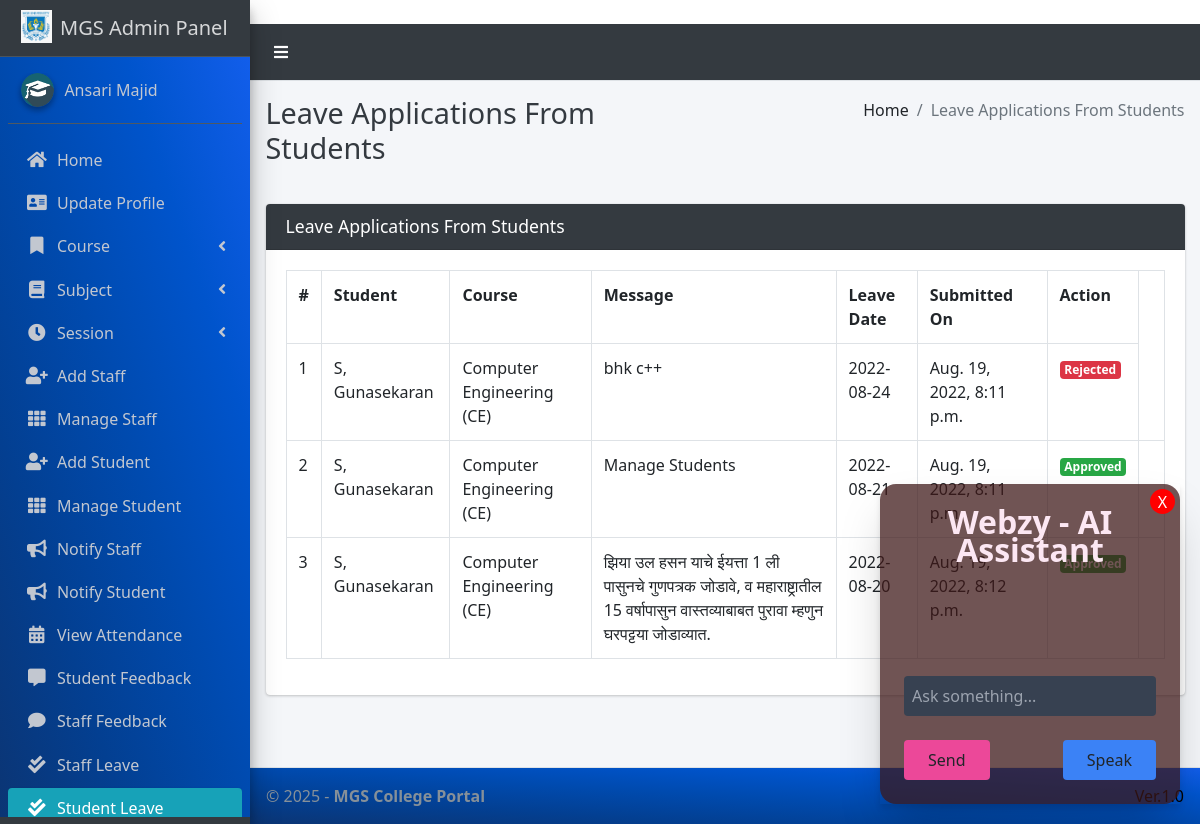
The page /student/view/leave/ (signed in) on the database its author committed.
### main_app/models.py (models this page shows)
class LeaveReportStudent(models.Model):
    student = models.ForeignKey(Student, on_delete=models.CASCADE)
    date = models.CharField(max_length=60)
    message = models.TextField()
    status = models.SmallIntegerField(default=0)
    created_at = models.DateTimeField(auto_now_add=True)
    updated_at = models.DateTimeField(auto_now=True)

class Student(models.Model):
    admin = models.OneToOneField(CustomUser, on_delete=models.CASCADE)
    course = models.ForeignKey(Course, on_delete=models.DO_NOTHING, null=True, blank=False)
    session = models.ForeignKey(Session, on_delete=models.DO_NOTHING, null=True)
    def __str__(self):
        return self.admin.last_name + ", " + self.admin.first_name

class CustomUser(AbstractUser):
    USER_TYPE = ((1, "HOD"), (2, "Staff"), (3, "Student"))
    GENDER = [("M", "Male"), ("F", "Female")]
    username = None  # Removed username, using email instead
    email = models.EmailField(unique=True)
    user_type = models.CharField(default=1, choices=USER_TYPE, max_length=1)
    gender = models.CharField(max_length=1, choices=GENDER)
    profile_pic = models.ImageField()
    address = models.TextField()
    fcm_token = models.TextField(default="")  # For firebase notifications
    created_at = models.DateTimeField(auto_now_add=True)
    updated_at = models.DateTimeField(auto_now=True)
    USERNAME_FIELD = "email"
    REQUIRED_FIELDS = []
    objects = CustomUserManager()
    def __str__(self):
        return  self.first_name + " " + self.last_name

class Course(models.Model):
    name = models.CharField(max_length=120)
    created_at = models.DateTimeField(auto_now_add=True)
    updated_at = models.DateTimeField(auto_now=True)
    def __str__(self):
        return self.name

### main_app/hod_views.py (the view, shortened to what this page needs)
# urls.py: path("student/view/leave/", hod_views.view_student_leave,
@csrf_exempt
def view_student_leave(request):
    if request.method != 'POST':
        allLeave = LeaveReportStudent.objects.all()
        context = {
            'allLeave': allLeave,
            'page_title': 'Leave Applications From Students'
        }
        return render(request, "hod_template/student_leave_view.html", context)

### main_app/templates/hod_template/student_leave_view.html (shortened to what this page needs)
{% extends 'main_app/base.html' %}
{% load static %}
{% block page_title %}{{page_title}}{% endblock page_title %}
{% block content %}
<section class="content">
    <div class="container-fluid">
        <div class="row">
            <div class="col-md-12">
                <div class="card card-dark">
                    <div class="card-header">
                        <h3 class="card-title">{{page_title}}</h3>
                    </div>
                    <div class="table card-body">
                        <table class="table table-bordered table-hover">
                            <tr>
                                <th>#</th>
                                <th>Student</th>
                                <th>Course</th>
                                <th>Message</th>
                                <th>Leave Date</th>
                                <th>Submitted On</th>
                                <th>Action</th>
                            </tr>
                            {% for leave in  allLeave %}
                              <tr>
                                  <td>{{forloop.counter}}</td>
                                  <td>{{leave.student}}</td>
                                  <td>{{leave.student.course}}</td>
                                  <td>{{leave.message}}</td>
                                  <td>{{leave.date}}</td>
                                  <td>{{leave.created_at}}</td>
                                      {% if leave.status == 0 %}
                                           <td> <button data-toggle = "modal" data-target = "#reply_modal" value="{{leave.id}}" class="btn btn-success reply_open_modal">Reply</button>
{% elif leave.status == -1 %}
<td><span  class='badge badge-danger'>Rejected</span></td>
{% else %}
<td><span  class='badge badge-success'>Approved</span></td>
                                            <td>{{feedback.updated_at}}</td>
                                      {% endif %}
                              </tr>
                            {% endfor %}
                        </table>
                    </div>
                    </div>
            </div>
        </div>
    </div>
</section>
{% endblock content %}

### main_app/templates/main_app/sidebar_template.html (shortened to what this page needs)
{% load static %}
<aside class="main-sidebar sidebar-dark-info elevation-4">
    {% if request.user.user_type == '1' %}
    <a href="{% url 'admin_home' %}" class="brand-link">
        <img src="{% static 'dist/img/logo.jpg' %} " alt="MGS LOGO"
            class="brand-image " >
        <span class="brand-text font-weight-light" >MGS Admin Panel</span>
    </a>
    <div class="sidebar" style="background-image: linear-gradient(to right top, #0b3574, #033f91, #004aae, #0054cc, #125eeb);">
        <div class="user-panel mt-3 pb-3 mb-3 d-flex">
            <div class="image">
                <img src="{% static 'dist/img/cmsl.png' %}" class="img-circle elevation-2" alt="User Image">
            </div>
            <div class="info">
                <a href="#" class="d-block">{{user}}</a>
            </div>
        </div>
        <nav class="mt-2">
            <ul class="nav nav-pills nav-sidebar flex-column" data-widget="treeview" role="menu" data-accordion="false">
                <li class="nav-item">
                    {% url 'admin_home' as admin_home %}
                    <a href="{{admin_home}}" class="nav-link {% if admin_home == request.path %} active {% endif %}">
                        <i class="nav-icon fas fa-home"></i>
                        <p>
                            Home
                        </p>
                    </a>
                </li>
                <li class="nav-item">
                    {% url 'admin_view_profile' as admin_view_profile %}
                    <a href="{{admin_view_profile}}"
                        class="nav-link {% if admin_view_profile == request.path %} active {% endif %}">
                        <i class="nav-icon fas fa-address-card"></i>
                        <p>
                            Update Profile
                        </p>
                    </a>
                </li>
                <li class="nav-item has-treeview">
                    <a href="#" class="nav-link" >
                        <i class="nav-icon fas fa-bookmark"></i>
                        <p>
                            Course
                            <i class="fas fa-angle-left right"></i>
                        </p>
                    </a>
                </li>
                <li class="nav-item has-treeview">
                    <a href="#" class="nav-link">
                        <i class="nav-icon fas fa-book"></i>
                        <p>
                            Subject
                            <i class="fas fa-angle-left right"></i>
                        </p>
                    </a>
                </li>
                <li class="nav-item has-treeview">
                    <a href="#" class="nav-link">
                        <i  class="nav-icon fas fa-clock"></i>
                        <p>
                            Session
                            <i class="fas fa-angle-left right"></i>
                        </p>
                    </a>
                </li>
                <li class="nav-item">
                    {% url 'add_staff' as add_staff %}
                    <a href="{{add_staff}}" class="nav-link {% if add_staff == request.path %} active {% endif %}">
                        <i class="nav-icon fas fa-user-plus"></i>
                        <p>
                            Add Staff
                        </p>
                    </a>
                </li>
                <li class="nav-item">
                    {% url 'manage_staff' as manage_staff %}
                    {% url 'edit_staff' staff_id as edit_staff %}
                    <a href="{{manage_staff}}"
                        class="nav-link {% if manage_staff == request.path or request.path == edit_staff %} active {% endif %}">
                        <i class="nav-icon fas fa-th"></i>
                        <p>
                            Manage Staff
                        </p>
                    </a>
                </li>
                <li class="nav-item">
                    {% url 'add_student' as add_student%}
                    <a href="{{add_student}}" class="nav-link  {% if add_student == request.path %} active {% endif %}">
                        <i class="nav-icon fas fa-user-plus"></i>
                        <p>
                            Add Student
                        </p>
                    </a>
                </li>
                <li class="nav-item">
                    {% url 'manage_student' as manage_student %}
                    {% url 'edit_student' student_id as edit_student %}
                    <a href="{{manage_student}}"
                        class="nav-link  {% if edit_student == request.path or manage_student == request.path %} active {% endif %}">
                        <i class="nav-icon fas fa-th"></i>
                        <p>
                            Manage Student
                        </p>
                    </a>
                </li>
                <li class="nav-item">
                    {% url 'admin_notify_staff' as admin_notify_staff %}
                    <a href="{{admin_notify_staff}}"
                        class="nav-link {% if admin_notify_staff == request.path %} active {% endif %}">
                        <i class="nav-icon fas fa-bullhorn"></i>
                        <p>
                            Notify Staff
                        </p>
                    </a>
                </li>
                <li class="nav-item">
                    {% url 'admin_notify_student' as admin_notify_student %}
                    <a href="{{admin_notify_student}}"
                        class="nav-link {% if admin_notify_student == request.path %} active {% endif %}">
                        <i class="nav-icon fas fa-bullhorn"></i>
                        <p>
                            Notify Student
                        </p>
                    </a>
                </li>
                <li class="nav-item">
                    {% url 'admin_view_attendance' as admin_view_attendance %}
                <li class="nav-item">
                    <a href="{{admin_view_attendance}}"
                        class="nav-link  {% if admin_view_attendance == request.path %} active {% endif %}">
                        <i class="nav-icon fas fa-calendar-alt"></i>
                        <p>
                            View Attendance
                        </p>
                    </a>
                </li>
                <li class="nav-item">
                    {% url 'student_feedback_message' as student_feedback_message %}
                    <a href="{{ student_feedback_message }}"
                        class="nav-link  {% if student_feedback_message == request.path %} active {% endif %}">
                        <i class="nav-icon fas fa-comment-alt"></i>
                        <p>
                            Student Feedback
                        </p>
                    </a>
                </li>
                <li class="nav-item">
                    {% url 'staff_feedback_message' as staff_feedback_message %}
                    <a href="{{staff_feedback_message}}"
                        class="nav-link   {% if staff_feedback_message == request.path %} active {% endif %}">
                        <i  class="nav-icon fas fa-comment"></i>
                        <p>
                            Staff Feedback
                        </p>
                    </a>
                </li>
                <li class="nav-item">
                    {% url 'view_staff_leave' as view_staff_leave %}
                    <a href="{{view_staff_leave}}"
                        class="nav-link  {% if view_staff_leave == request.path %} active {% endif %}">
                        <i  class="nav-icon fas fa-check-double"></i>
                        <p>
                            Staff Leave
                        </p>
                    </a>
                </li>
                <li class="nav-item">
                    {% url 'view_student_leave' as view_student_leave %}
                    <a href="{% url 'view_student_leave' %}"
                        class="nav-link  {% if view_student_leave == request.path %} active {% endif %}">
                        <i  class="nav-icon fas fa-check-double"></i>
                        <p>
                            Student Leave
                        </p>
                    </a>
                </li>
                                        {% endif %}
                                    </ul>
                                </nav>
                            </div>
</aside>

### rows shown on the page
LeaveReportStudent: student "S, Gunasekaran", student.course "Computer Engineering (CE)", message "bhk c++", date "2022-08-24", created_at "Aug. 19, 2022, 8:11 p.m.", status "Rejected"
LeaveReportStudent: student "S, Gunasekaran", student.course "Computer Engineering (CE)", message "Manage Students", date "2022-08-21", created_at "Aug. 19, 2022, 8:11 p.m."
LeaveReportStudent: student "S, Gunasekaran", student.course "Computer Engineering (CE)", message "झिया उल हसन याचे ईयत्ता 1 ली पासुनचे गुणपत्रक जोडावे, व महाराष्ट्रातील 15 वर्षापासुन वास्तव्याबाबत पुरावा म्हणुन घरपट्टया जोडाव्यात.", date "2022-08-20", created_at "Aug. 19, 2022, 8:12 p.m."
CustomUser: first_name+last_name "Ansari Majid"

### other values the page prints
{{ page_title }} "Leave Applications From Students"
